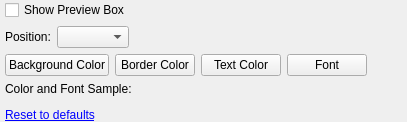
     <widget class="QWidget" name="tabPreview">
      <layout class="QGridLayout" name="gridLayout_5">
       <property name="leftMargin">
        <number>5</number>
       </property>
       <property name="topMargin">
        <number>0</number>
       </property>
       <property name="rightMargin">
        <number>0</number>
       </property>
       <property name="bottomMargin">
        <number>0</number>
       </property>
       <item row="4" column="0">
        <widget class="SampleBox" name="samplePreviewBox" native="true">
         <property name="sizePolicy">
          <sizepolicy hsizetype="Preferred" vsizetype="Expanding">
           <horstretch>0</horstretch>
           <verstretch>0</verstretch>
          </sizepolicy>
         </property>
        </widget>
       </item>
       <item row="1" column="0">
        <layout class="QHBoxLayout" name="horizontalLayout_7">
         <item>
          <widget class="QLabel" name="labelPreviewPosition">
           <property name="toolTip">
            <string>&lt;html&gt;&lt;head/&gt;&lt;body&gt;&lt;p&gt;Where to place the preview. Fixed options are relative to the screen. Dynamic options are relative to the OCR capture box.&lt;/p&gt;&lt;/body&gt;&lt;/html&gt;</string>
           </property>
           <property name="text">
            <string>Position:</string>
           </property>
          </widget>
         </item>
         <item>
          <widget class="QComboBox" name="comboBoxPreviewBoxPosition">
           <property name="sizePolicy">
            <sizepolicy hsizetype="Preferred" vsizetype="Fixed">
             <horstretch>0</horstretch>
             <verstretch>0</verstretch>
            </sizepolicy>
           </property>
           <property name="iconSize">
            <size>
             <width>32</width>
             <height>32</height>
            </size>
           </property>
          </widget>
         </item>
         <item>
          <spacer name="horizontalSpacer_11">
           <property name="orientation">
            <enum>Qt::Horizontal</enum>
           </property>
           <property name="sizeHint" stdset="0">
            <size>
             <width>40</width>
             <height>20</height>
            </size>
           </property>
          </spacer>
         </item>
        </layout>
       </item>
       <item row="0" column="0">
        <widget class="QCheckBox" name="checkBoxPreviewBoxEnable">
         <property name="toolTip">
          <string>&lt;html&gt;&lt;head/&gt;&lt;body&gt;&lt;p&gt;Show a preview of the text that will be captured with the OCR capture box.&lt;/p&gt;&lt;/body&gt;&lt;/html&gt;</string>
         </property>
         <property name="text">
          <string>Show Preview Box</string>
         </property>
        </widget>
       </item>
       <item row="2" column="0">
        <layout class="QHBoxLayout" name="horizontalLayout_3">
         <item>
          <widget class="QPushButton" name="pushButtonPreviewBoxBackgroundColor">
           <property name="sizePolicy">
            <sizepolicy hsizetype="Minimum" vsizetype="Preferred">
             <horstretch>0</horstretch>
             <verstretch>0</verstretch>
            </sizepolicy>
           </property>
           <property name="text">
            <string>Background Color</string>
           </property>
          </widget>
         </item>
         <item>
          <widget class="QPushButton" name="pushButtonPreviewBoxBorderColor">
           <property name="sizePolicy">
            <sizepolicy hsizetype="Minimum" vsizetype="Preferred">
             <horstretch>0</horstretch>
             <verstretch>0</verstretch>
            </sizepolicy>
           </property>
           <property name="text">
            <string>Border Color</string>
           </property>
          </widget>
         </item>
         <item>
          <widget class="QPushButton" name="pushButtonPreviewBoxTextColor">
           <property name="text">
            <string>Text Color</string>
           </property>
          </widget>
         </item>
         <item>
          <widget class="QPushButton" name="pushButtonPreviewBoxFont">
           <property name="text">
            <string>Font</string>
           </property>
          </widget>
         </item>
         <item>
          <spacer name="horizontalSpacer_5">
           <property name="orientation">
            <enum>Qt::Horizontal</enum>
           </property>
           <property name="sizeHint" stdset="0">
            <size>
             <width>40</width>
             <height>20</height>
            </size>
           </property>
          </spacer>
         </item>
        </layout>
       </item>
       <item row="5" column="0">
        <widget class="QLabel" name="labelPreviewBoxReset">
         <property name="text">
          <string>&lt;a href=&quot;none&quot;&gt;Reset to defaults&lt;/a&gt;</string>
         </property>
        </widget>
       </item>
       <item row="3" column="0">
        <widget class="QLabel" name="labelPreviewBoxSample">
         <property name="sizePolicy">
          <sizepolicy hsizetype="Preferred" vsizetype="Minimum">
           <horstretch>0</horstretch>
           <verstretch>0</verstretch>
          </sizepolicy>
         </property>
         <property name="text">
          <string>Color and Font Sample:</string>
         </property>
        </widget>
       </item>
      </layout>
     </widget>
